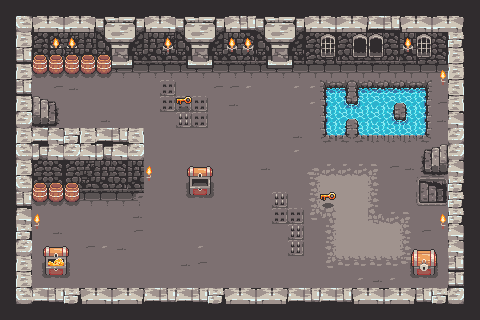

A level layout from a 2D game, rendered from its tile map. Below: a short description, then the map file with its tile-grid data intact:
An orthogonal 30x20 tile map with 16x16 px tiles, 2 tile layers (Enviroment, Decorate).

<map version="1.10" tiledversion="1.11.0" orientation="orthogonal" renderorder="right-down" width="30" height="20" tilewidth="16" tileheight="16" infinite="0" nextlayerid="3" nextobjectid="1">
 <tileset firstgid="1" source="Tilemap.tsx" />
 <layer id="1" name="Enviroment" width="30" height="20" locked="1">
  <data encoding="csv">
1,1,1,1,1,1,1,1,1,1,1,1,1,1,1,1,1,1,1,1,1,1,1,1,1,1,1,1,1,1,
1,47,2,3,4,5,7,8,9,2,3,7,8,9,2,40,7,8,9,2,3,4,5,39,40,2,3,4,5,1,
1,38,12,56,57,58,16,17,18,58,57,16,17,18,58,59,16,17,18,12,13,56,57,58,59,58,12,13,41,1,
1,40,21,65,66,67,25,26,27,67,66,25,26,27,67,68,25,26,27,21,22,65,66,67,68,67,21,22,38,1,
1,38,73,77,77,74,34,35,36,77,77,34,35,36,77,77,34,35,36,74,74,74,74,74,74,74,74,74,38,1,
1,40,6,75,15,6,6,6,6,6,155,6,6,75,75,76,6,6,76,76,6,6,6,6,6,6,6,6,14,1,
1,38,6,6,6,6,6,6,6,6,155,155,155,6,15,6,6,6,6,76,6,6,6,6,6,6,6,75,14,1,
1,50,6,6,6,6,15,6,6,6,6,154,155,6,6,6,6,6,6,6,6,6,6,6,6,6,6,15,49,1,
1,38,39,49,41,38,39,40,14,6,6,6,6,6,6,6,6,6,15,6,6,6,6,6,6,6,6,6,50,1,
1,47,48,49,50,49,48,49,50,6,6,6,6,6,6,6,6,6,76,6,6,6,6,6,6,6,6,6,50,1,
1,38,12,13,56,57,58,59,58,6,6,6,6,6,6,6,15,6,6,111,112,112,112,113,75,15,6,6,49,1,
1,47,21,22,65,66,67,68,67,6,6,6,6,6,6,6,6,6,6,120,121,121,121,122,6,6,6,6,41,1,
1,40,73,74,77,77,77,77,78,6,6,6,6,6,6,6,6,154,6,120,121,121,121,122,6,6,6,6,41,1,
1,49,6,6,6,6,6,6,15,6,6,6,6,6,6,6,6,155,155,129,109,121,121,101,112,113,6,6,41,1,
1,41,6,15,6,6,6,6,75,6,6,6,6,6,6,6,6,6,154,6,120,121,121,121,121,122,75,6,49,1,
1,50,6,6,6,75,76,15,6,6,6,6,76,6,6,6,6,6,154,6,120,121,121,121,121,122,6,6,49,1,
1,38,6,6,6,6,6,6,6,6,6,15,75,6,6,6,6,6,6,6,129,130,130,130,130,131,6,6,40,1,
1,38,6,6,6,6,6,6,6,6,6,6,6,6,6,6,6,6,6,6,6,6,76,15,76,6,6,6,40,1,
1,47,39,40,41,2,3,4,5,39,40,39,40,41,2,3,4,5,39,40,39,40,2,3,4,5,40,41,50,1,
1,1,1,1,1,1,1,1,1,1,1,1,1,1,1,1,1,1,1,1,1,1,1,1,1,1,1,1,1,1
</data>
 </layer>
 <layer id="2" name="Decorate" width="30" height="20" locked="1">
  <data encoding="csv">
0,0,0,0,0,0,0,0,0,0,0,0,0,0,0,0,0,0,0,0,0,0,0,0,0,0,0,0,0,0,
0,0,0,0,0,0,0,0,0,0,0,0,0,0,0,0,0,0,0,0,0,0,0,0,0,0,0,0,0,0,
0,0,0,150,150,0,0,0,0,0,150,0,0,0,150,150,0,0,0,0,126,0,144,144,0,150,126,0,0,0,
0,0,96,96,96,96,96,0,0,0,159,0,0,0,159,159,0,0,0,0,135,0,153,153,0,159,135,0,0,0,
0,0,105,105,105,105,105,0,0,0,0,0,0,0,0,0,0,0,0,0,0,0,0,0,0,0,0,152,0,0,
0,0,0,0,0,0,0,0,0,0,0,0,0,0,0,0,0,0,0,0,84,86,84,85,85,85,86,161,0,0,
0,0,118,119,0,0,0,0,0,0,0,87,0,0,0,0,0,0,0,0,93,91,92,94,82,83,95,0,0,0,
0,0,127,128,0,0,0,0,0,0,0,0,0,0,0,0,0,0,0,0,93,82,83,94,91,92,95,0,0,0,
0,0,0,0,0,0,0,0,0,0,0,0,0,0,0,0,0,0,0,0,102,104,102,103,103,103,104,0,0,0,
0,0,0,0,0,0,0,0,0,0,0,0,0,0,0,0,0,0,0,0,0,0,0,0,0,0,136,137,0,0,
0,0,0,0,0,0,0,0,0,151,0,70,71,72,0,0,0,0,0,0,0,0,0,0,0,0,145,146,0,0,
0,0,96,96,96,0,0,0,0,160,0,79,80,81,0,0,0,0,0,0,0,0,0,0,0,0,23,24,0,0,
0,0,105,105,105,0,0,0,0,0,0,88,89,90,0,0,0,0,0,0,87,0,0,0,0,0,32,33,0,0,
0,0,151,0,0,0,0,0,0,0,0,0,0,0,0,0,0,0,0,0,0,0,0,0,0,0,0,152,0,0,
0,0,160,0,0,0,0,0,0,0,0,0,0,0,0,0,0,0,0,0,0,0,0,0,0,0,0,161,0,0,
0,0,97,98,99,0,0,0,0,0,0,0,0,0,0,0,0,0,0,0,0,0,0,0,0,43,44,45,0,0,
0,0,106,107,108,0,0,0,0,0,0,0,0,0,0,0,0,0,0,0,0,0,0,0,0,52,53,54,0,0,
0,0,115,116,117,0,0,0,0,0,0,0,0,0,0,0,0,0,0,0,0,0,0,0,0,61,62,63,0,0,
0,0,0,0,0,0,0,0,0,0,0,0,0,0,0,0,0,0,0,0,0,0,0,0,0,0,0,0,0,0,
0,0,0,0,0,0,0,0,0,0,0,0,0,0,0,0,0,0,0,0,0,0,0,0,0,0,0,0,0,0
</data>
 </layer>
</map>